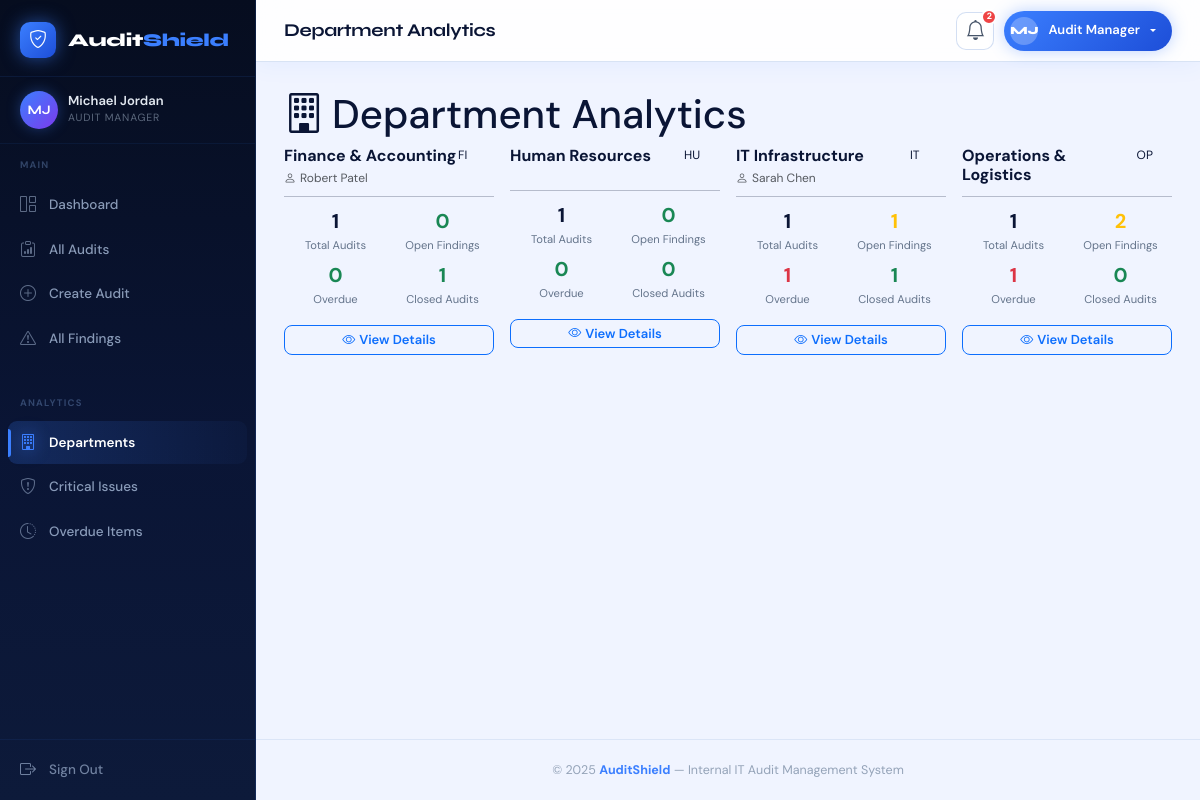
The app's page /departments/ (signed in) with its own data.
### audits/models.py (models this page shows, shortened)
class Department(models.Model):
    name = models.CharField(max_length=150, unique=True)
    description = models.TextField(blank=True)
    head_user = models.ForeignKey(
        User, null=True, blank=True, on_delete=models.SET_NULL, related_name='headed_departments'
    )
    created_at = models.DateTimeField(auto_now_add=True)
    class Meta:
        ordering = ['name']

### audits/views.py (the view)
# urls.py: path('departments/',        views.department_analytics, name='department_analytics'),
@never_cache
@login_required
@read_access_required
def department_analytics(request):
    departments = Department.objects.all()
    dept_data = []
    for dept in departments:
        dept_audits = dept.audits.all()
        dept_findings = Finding.objects.filter(audit__in=dept_audits)
        overdue = sum(1 for f in dept_findings if f.is_overdue)
        dept_data.append({
            'dept': dept,
            'total_audits': dept_audits.count(),
            'open_findings': dept_findings.filter(status='open').count(),
            'overdue_findings': overdue,
            'closed_audits': dept_audits.filter(status='closed').count(),
        })
    return render(request, 'audits/department_analytics.html', {'dept_data': dept_data})

### audits/models.py (called while the page is built)
    @property
    def is_overdue(self):
        return self.target_closure_date < datetime.date.today() and self.status != 'closed'

### audits/templates/audits/department_analytics.html (shortened to what this page needs)
{% extends 'audits/base.html' %}
{% load static %}
{% block page_title %}Department Analytics{% endblock %}
{% block content %}
<div class="page-header">
  <h1><i class="bi bi-building me-2"></i>Department Analytics</h1>
</div>
<div class="row g-3">
  {% for item in dept_data %}
  <div class="col-md-6 col-xl-3">
    <div class="dept-card">
      <div class="d-flex align-items-start justify-content-between mb-2">
        <div>
          <h6 class="fw-bold text-navy mb-1">{{ item.dept.name }}</h6>
          {% if item.dept.head_user %}
          <div class="text-muted" style="font-size:0.75rem;">
            <i class="bi bi-person me-1"></i>{{ item.dept.head_user.get_full_name|default:item.dept.head_user.username }}
          </div>
          {% endif %}
        </div>
        <div class="avatar-circle" style="width:36px;height:36px;font-size:0.75rem;">
          {{ item.dept.name|slice:":2"|upper }}
        </div>
      </div>
      <hr class="my-2">
      <div class="row g-1 text-center mb-3">
        <div class="col-6">
          <div class="fw-bold fs-5 text-navy">{{ item.total_audits }}</div>
          <div style="font-size:0.7rem; color:#64748b;">Total Audits</div>
        </div>
        <div class="col-6">
          <div class="fw-bold fs-5 {% if item.open_findings > 0 %}text-warning{% else %}text-success{% endif %}">
            {{ item.open_findings }}
          </div>
          <div style="font-size:0.7rem; color:#64748b;">Open Findings</div>
        </div>
        <div class="col-6 mt-1">
          <div class="fw-bold fs-5 {% if item.overdue_findings > 0 %}text-danger{% else %}text-success{% endif %}">
            {{ item.overdue_findings }}
          </div>
          <div style="font-size:0.7rem; color:#64748b;">Overdue</div>
        </div>
        <div class="col-6 mt-1">
          <div class="fw-bold fs-5 text-success">{{ item.closed_audits }}</div>
          <div style="font-size:0.7rem; color:#64748b;">Closed Audits</div>
        </div>
      </div>
      <a href="{% url 'department_detail' item.dept.pk %}" class="btn btn-outline-primary btn-sm w-100">
        <i class="bi bi-eye me-1"></i>View Details
      </a>
    </div>
  </div>
  {% endfor %}
</div>
{% endblock %}

### audits/templates/audits/base.html (shortened to what this page needs)
{% load static %}
<!DOCTYPE html>
<html lang="en">
<head>
  <link href="https://cdn.jsdelivr.net/npm/bootstrap@5.3.2/dist/css/bootstrap.min.css" rel="stylesheet">
  <link href="https://cdn.jsdelivr.net/npm/bootstrap-icons@1.11.3/font/bootstrap-icons.min.css" rel="stylesheet">
  <link rel="stylesheet" href="{% static 'audits/css/main.css' %}">
</head>
<body class="as-body">
<aside class="as-sidebar">
  <a href="{% url 'dashboard' %}" class="as-brand">
    <div class="as-brand-icon">
      <i class="bi bi-shield-check"></i>
    </div>
    <span class="as-brand-text">Audit<span>Shield</span></span>
  </a>
  <div class="as-user-area">
    <div class="as-avatar">
      {{ request.user.first_name|slice:":1"|upper }}{{ request.user.last_name|slice:":1"|upper }}
    </div>
    <div class="as-user-info">
      <div class="as-user-name">
        {{ request.user.get_full_name|default:request.user.username }}
      </div>
      <div class="as-user-role">
        {% if is_manager %}Audit Manager
        {% elif is_auditee %}Auditee Head
        {% elif is_observer %}Admin Observer
        {% else %}User{% endif %}
      </div>
    </div>
  </div>
  <div class="as-section-label">Main</div>
  <ul class="as-nav">
    <li>
      <a href="{% url 'dashboard' %}" class="as-nav-link">
        <i class="bi bi-grid-1x2"></i> Dashboard
      </a>
    </li>
    <li>
      <a href="{% url 'audit_list' %}" class="as-nav-link">
        <i class="bi bi-clipboard-data"></i> All Audits
      </a>
    </li>
    {% if is_manager %}
    <li>
      <a href="{% url 'audit_create' %}" class="as-nav-link">
        <i class="bi bi-plus-circle"></i> Create Audit
      </a>
    </li>
    {% endif %}
    <li>
      <a href="{% url 'finding_list' %}" class="as-nav-link">
        <i class="bi bi-exclamation-triangle"></i> All Findings
      </a>
    </li>
  </ul>
  {% if is_manager or is_observer %}
  <div class="as-section-label">Analytics</div>
  <ul class="as-nav">
    <li>
      <a href="{% url 'department_analytics' %}" class="as-nav-link">
        <i class="bi bi-building"></i> Departments
      </a>
    </li>
    <li>
      <a href="{% url 'critical_issues' %}" class="as-nav-link">
        <i class="bi bi-shield-exclamation"></i> Critical Issues
      </a>
    </li>
    <li>
      <a href="{% url 'overdue_items' %}" class="as-nav-link">
        <i class="bi bi-clock-history"></i> Overdue Items
      </a>
    </li>
  </ul>
  {% endif %}
  <div class="as-spacer"></div>
  <div class="as-sidebar-footer">
    <a href="{% url 'logout' %}" class="as-signout">
      <i class="bi bi-box-arrow-right"></i>
      <span>Sign Out</span>
    </a>
  </div>
</aside>
<div class="as-main">
  <header class="as-topbar">
    <div class="as-topbar-title">
      {% block page_title %}Dashboard{% endblock %}
    </div>
    <div class="as-topbar-right">
      <a href="{% url 'overdue_items' %}"
         class="as-icon-btn"
         data-bs-toggle="tooltip" title="Overdue Items">
        <i class="bi bi-bell fs-5"></i>
        {% if overdue_count and overdue_count > 0 %}
        <span class="as-notif-badge">{{ overdue_count }}</span>
        {% endif %}
      </a>
      <div class="dropdown">
        <button class="as-user-btn dropdown-toggle"
                type="button" data-bs-toggle="dropdown"
                aria-expanded="false">
          <span class="as-user-btn-avatar">
            {{ request.user.first_name|slice:":1"|upper }}{{ request.user.last_name|slice:":1"|upper }}
          </span>
          <span class="d-none d-md-inline ms-1">
            {% if is_manager %}Audit Manager
            {% elif is_auditee %}Auditee Head
            {% elif is_observer %}Admin Observer
            {% else %}User{% endif %}
          </span>
        </button>
      </div>
    </div>
  </header>
  <div class="as-page-body">
    {% block content %}{% endblock %}
  </div>
  <footer class="as-footer">
    &copy; 2025 <strong style="color:#3b7fff;">AuditShield</strong>
    &mdash; Internal IT Audit Management System
  </footer>
</div>
</body>
</html>

### records on screen
Department: dept.name "Finance & Accounting", dept.head_user.get_full_name "Robert Patel", dept.name "FI", total_audits "1", open_findings "0", overdue_findings "0", closed_audits "1"
Department: dept.name "Human Resources", dept.name "HU", total_audits "1", open_findings "0", overdue_findings "0", closed_audits "0"
Department: dept.name "IT Infrastructure", dept.head_user.get_full_name "Sarah Chen", dept.name "IT", total_audits "1", open_findings "1", overdue_findings "1", closed_audits "1"
Department: dept.name "Operations & Logistics", dept.name "OP", total_audits "1", open_findings "2", overdue_findings "1", closed_audits "0"

### other values on screen
{{ request.user.first_name|slice:":1"|upper }} "M"
{{ request.user.last_name|slice:":1"|upper }} "J"
{{ request.user.get_full_name|default:request.user.username }} "Michael Jordan"
{{ overdue_count }} "2"
